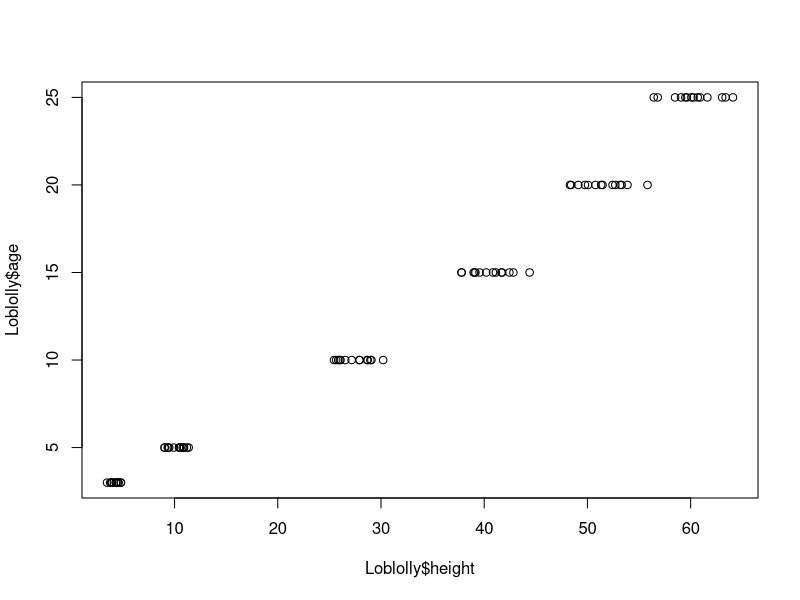
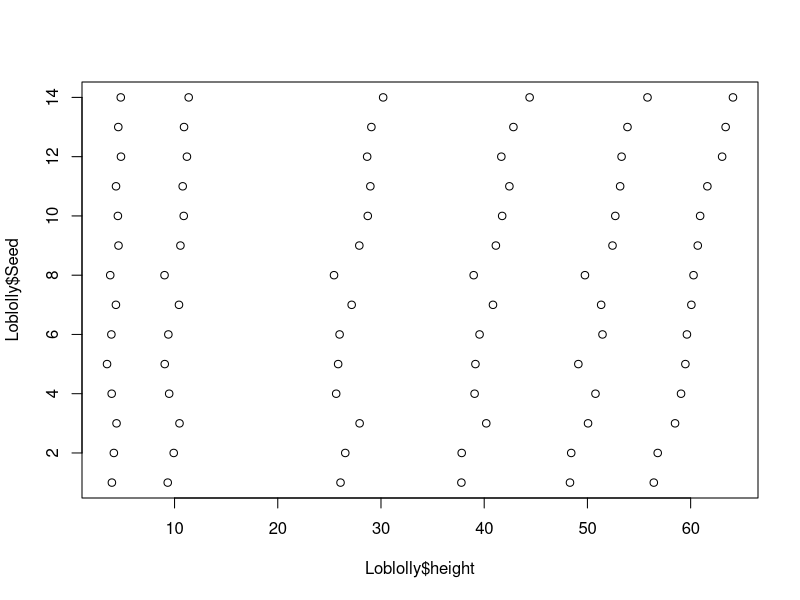

Recreate these plots in R, in order.
## ---- chunk 1
data("Loblolly")

plot(x = Loblolly$height, y = Loblolly$age)
## ---- chunk 2
data("Loblolly")

plot(x = Loblolly$height, y = Loblolly$Seed)
## ---- chunk 3

